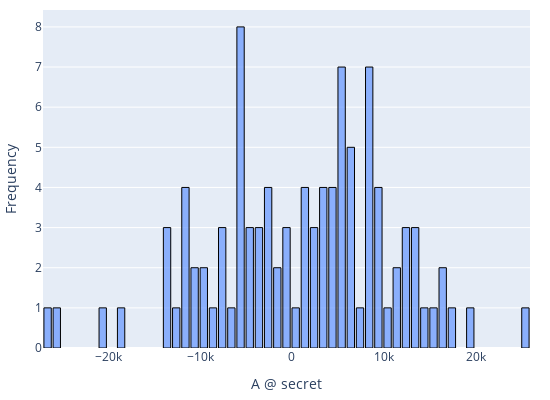
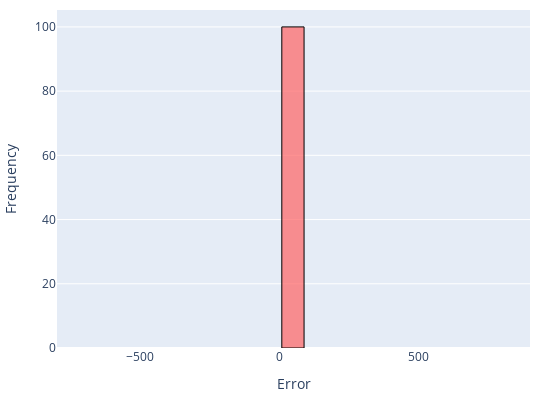
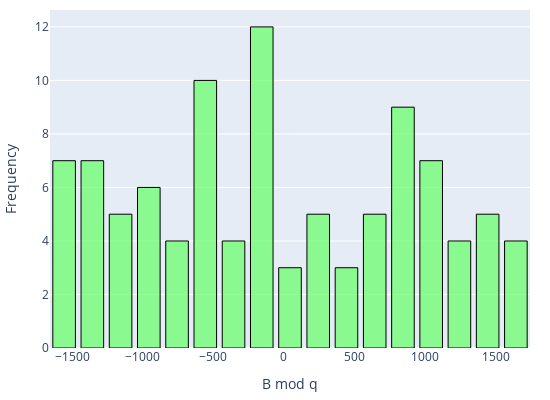

Notebook cell for these charts, in order:
### Markdown cell above
## Reduction

### Code cell
A = dataset.get_A()
B = dataset.get_B()
secret = dataset.get_secret()

# Check if A @ secret == B
A_s = A @ secret

layout = go.Layout(
        yaxis=dict(title='Frequency'),
 #       xaxis=dict(range=[-3e3, 3e3]),
        bargap=0.2,
        margin=dict(l=20, r=20, t=10, b=20),
        width=550,
        height=400,
        showlegend=False,
        title=None
    )

# Plot distribution of A_s
fig1 = go.Figure(layout=layout)
fig1.add_trace(go.Histogram(
  x=A_s.flatten(),
  xbins=dict(start=int(A_s.min()), end=int(A_s.max()) + 1, size=1000),
  marker=dict(color='rgba(100, 150, 255, 0.7)', line=dict(color='black', width=1))
))
fig1.update_layout(
  xaxis_title='A @ secret',
)
fig1.show()

# Compute error vector e
e = B - A_s
e %= params['q']
e[e > params['q'] // 2] -= params['q']

# Plot distribution of Error Vector (e)
fig2 = go.Figure(layout=layout)
fig2.add_trace(go.Histogram(
  x=e.flatten(),
  xbins=dict(start=int(e.min()), end=int(e.max()) + 1, size=100),
  marker=dict(color='rgba(255, 100, 100, 0.7)', line=dict(color='black', width=1))
))
fig2.update_layout(
  xaxis_title='Error',
  xaxis=dict(range=[-800, 900])
)
fig2.show()

# Plot distribution of B
fig3 = go.Figure(layout=layout)
fig3.add_trace(go.Histogram(
  x=B.flatten(),
  xbins=dict(start=int(B.min()), end=int(B.max()) + 1, size=200),
  marker=dict(color='rgba(100, 255, 100, 0.7)', line=dict(color='black', width=1))
))
fig3.update_layout(
  xaxis_title='B mod q',
)
fig3.show()

save_plots = True
if save_plots:
    fig1.write_image("A_s_cbd_distr.pdf")
    fig2.write_image("error_cbd_distr.pdf")
    fig3.write_image("B_cbd_distr.pdf")

### Figure 1 — Plotly figure (JSON) as saved in the notebook; plotly's stock layout.template omitted (floating-point values rounded to 4 significant figures)
{"data": [{"marker": {"color": "rgba(100, 150, 255, 0.7)", "line": {"color": "black", "width": 1}}, "type": "histogram", "x": [9217.0, 3137.0, 8718.0, -2379.0, -27090.0, 3686.0, 25100.0, -9806.0, 4825.0, 1997.0, 13420.0, 1805.0, 8306.0, -5474.0, -2636.0, 17130.0, 10620.0, -12290.0, -11190.0, -5680.0, 15740.0, -5692.0, 8499.0, 2052.0, 12790.0, -1164.0, 3585.0, -7236.0, -4577.0, 9415.0, 4700.0, -11660.0, 16260.0, -10890.0, -7194.0, 9428.0, -3517.0, 13670.0, 6592.0, 13980.0, -5748.0, 8013.0, 7956.0, -8102.0, -11430.0, 3602.0, 1182.0, 5704.0, 842.0, 6007.0, 12110.0, 8048.0, -13790.0, 10910.0, 11580.0, 4297.0, 2662.0, -18280.0, -3645.0, 5408.0, -273.0, -254.0, -3878.0, -199.0, 8651.0, 5279.0, -2717.0, 4289.0, 9522.0, 19900.0, 5758.0, -6789.0, 4981.0, -4351.0, 6201.0, 6889.0, -13410.0, 6578.0, 12430.0, -25250.0, 16480.0, 7225.0, 1063.0, -7456.0, -10200.0, 925.0, -5758.0, -5897.0, 5018.0, -1657.0, -5812.0, -13100.0, -9894.0, -20220.0, -5900.0, 13310.0, -4133.0, -2560.0, -12090.0, 5154.0], "xbins": {"end": 25097, "size": 1000, "start": -27092}}], "layout": {"bargap": 0.2, "height": 400, "margin": {"b": 20, "l": 20, "r": 20, "t": 10}, "showlegend": false, "width": 550, "xaxis": {"title": {"text": "A @ secret"}}, "yaxis": {"title": {"text": "Frequency"}}}}

### Figure 2 — Plotly figure (JSON) as saved in the notebook; plotly's stock layout.template omitted (floating-point values rounded to 4 significant figures)
{"data": [{"marker": {"color": "rgba(255, 100, 100, 0.7)", "line": {"color": "black", "width": 1}}, "type": "histogram", "x": [0.0, -1.0, 0.0, 0.0, 0.0, 0.0, 1.0, -2.0, 1.0, 1.0, 0.0, 1.0, 2.0, -2.0, 1.0, -1.0, 2.0, -1.0, 0.0, 2.0, -1.0, -1.0, 1.0, 2.0, 0.0, -1.0, 0.0, 1.0, -1.0, 1.0, -2.0, 1.0, 1.0, 1.0, -1.0, 0.0, 0.0, 0.0, 0.0, 0.0, 0.0, -1.0, 0.0, 1.0, -1.0, 0.0, 1.0, 1.0, 0.0, 1.0, 0.0, -1.0, -1.0, 1.0, 1.0, 1.0, 0.0, 1.0, -1.0, 0.0, 1.0, 0.0, 2.0, 1.0, 1.0, 0.0, -1.0, 1.0, -1.0, 0.0, -1.0, 1.0, 1.0, -1.0, 1.0, -1.0, 0.0, -1.0, 0.0, 0.0, 0.0, -1.0, -1.0, 1.0, -1.0, -1.0, -1.0, 0.0, 0.0, 0.0, -1.0, -2.0, 0.0, -1.0, 0.0, 1.0, -1.0, -1.0, 1.0, 0.0], "xbins": {"end": 3, "size": 100, "start": -2}}], "layout": {"bargap": 0.2, "height": 400, "margin": {"b": 20, "l": 20, "r": 20, "t": 10}, "showlegend": false, "width": 550, "xaxis": {"range": [-800, 900], "title": {"text": "Error"}}, "yaxis": {"title": {"text": "Frequency"}}}}

### Figure 3 — Plotly figure (JSON) as saved in the notebook; plotly's stock layout.template omitted (floating-point values rounded to 4 significant figures)
{"data": [{"marker": {"color": "rgba(100, 255, 100, 0.7)", "line": {"color": "black", "width": 1}}, "type": "histogram", "x": [-770.0, -193.0, -1269.0, 950.0, -460.0, 357.0, -1535.0, 179.0, 1497.0, -1331.0, 107.0, -1523.0, 1650.0, 1182.0, 694.0, 482.0, 638.0, 1027.0, -1200.0, 980.0, -901.0, 965.0, -1487.0, -1275.0, -527.0, -1165.0, 256.0, -577.0, -1249.0, -571.0, 1369.0, 1661.0, -383.0, -902.0, -537.0, -559.0, -188.0, 350.0, -66.0, 666.0, 910.0, 1354.0, 1298.0, -1443.0, -1446.0, 273.0, 1183.0, -953.0, 842.0, -650.0, -1207.0, 1389.0, -479.0, 928.0, 1596.0, 969.0, -667.0, -1633.0, -317.0, -1250.0, -272.0, -254.0, -547.0, -198.0, -1335.0, -1379.0, 611.0, 961.0, -466.0, -77.0, -901.0, -130.0, 1653.0, -1023.0, -456.0, 230.0, -92.0, -81.0, -885.0, 1382.0, -162.0, 566.0, 1062.0, -797.0, -219.0, 924.0, 899.0, 761.0, -1640.0, -1657.0, 845.0, 218.0, 93.0, -246.0, 758.0, -1.0, -805.0, 768.0, 1227.0, -1504.0], "xbins": {"end": 1662, "size": 200, "start": -1657}}], "layout": {"bargap": 0.2, "height": 400, "margin": {"b": 20, "l": 20, "r": 20, "t": 10}, "showlegend": false, "width": 550, "xaxis": {"title": {"text": "B mod q"}}, "yaxis": {"title": {"text": "Frequency"}}}}
